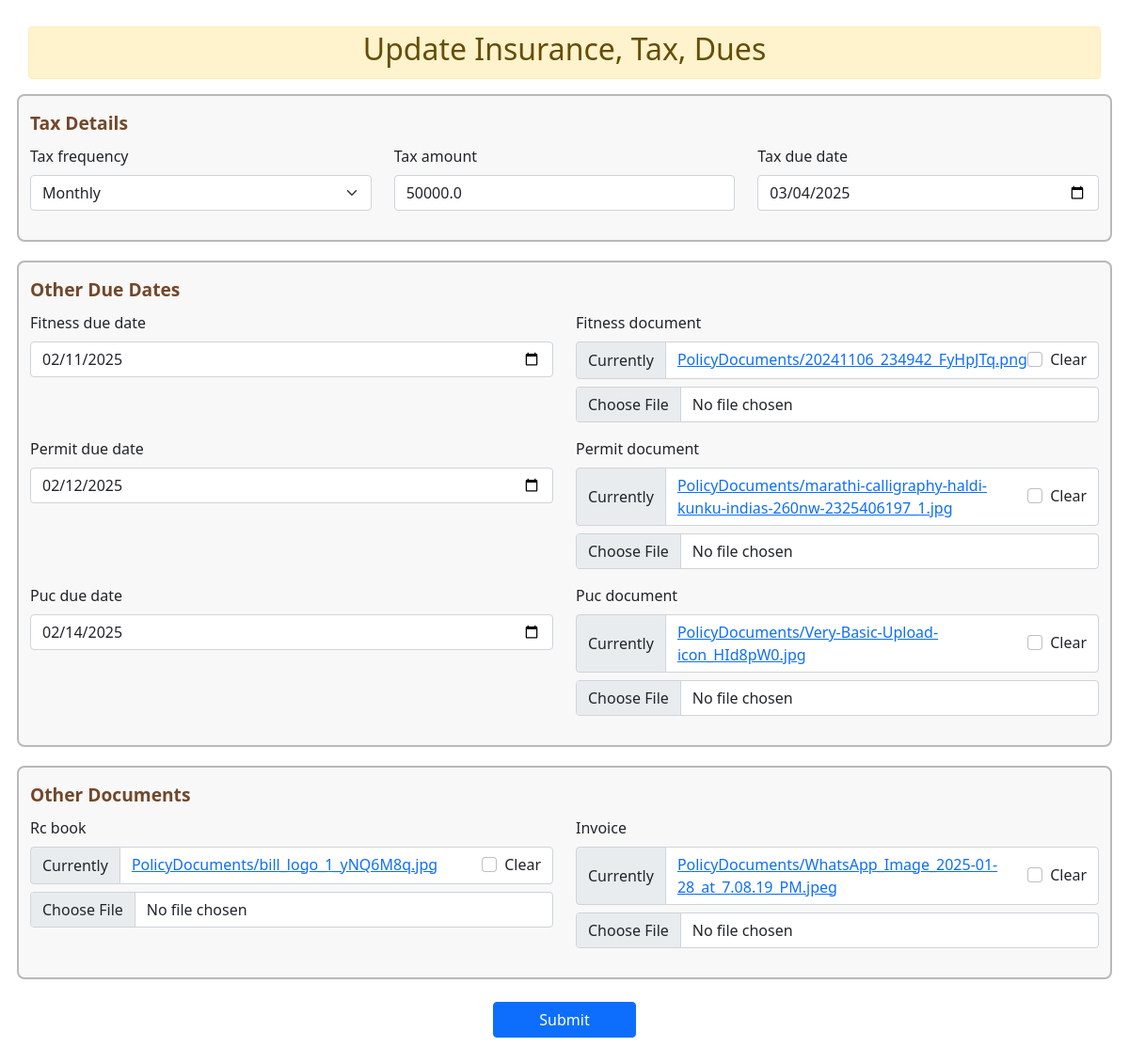
/finance/update_other_dues/1, run on an earlier commit of the app's database.
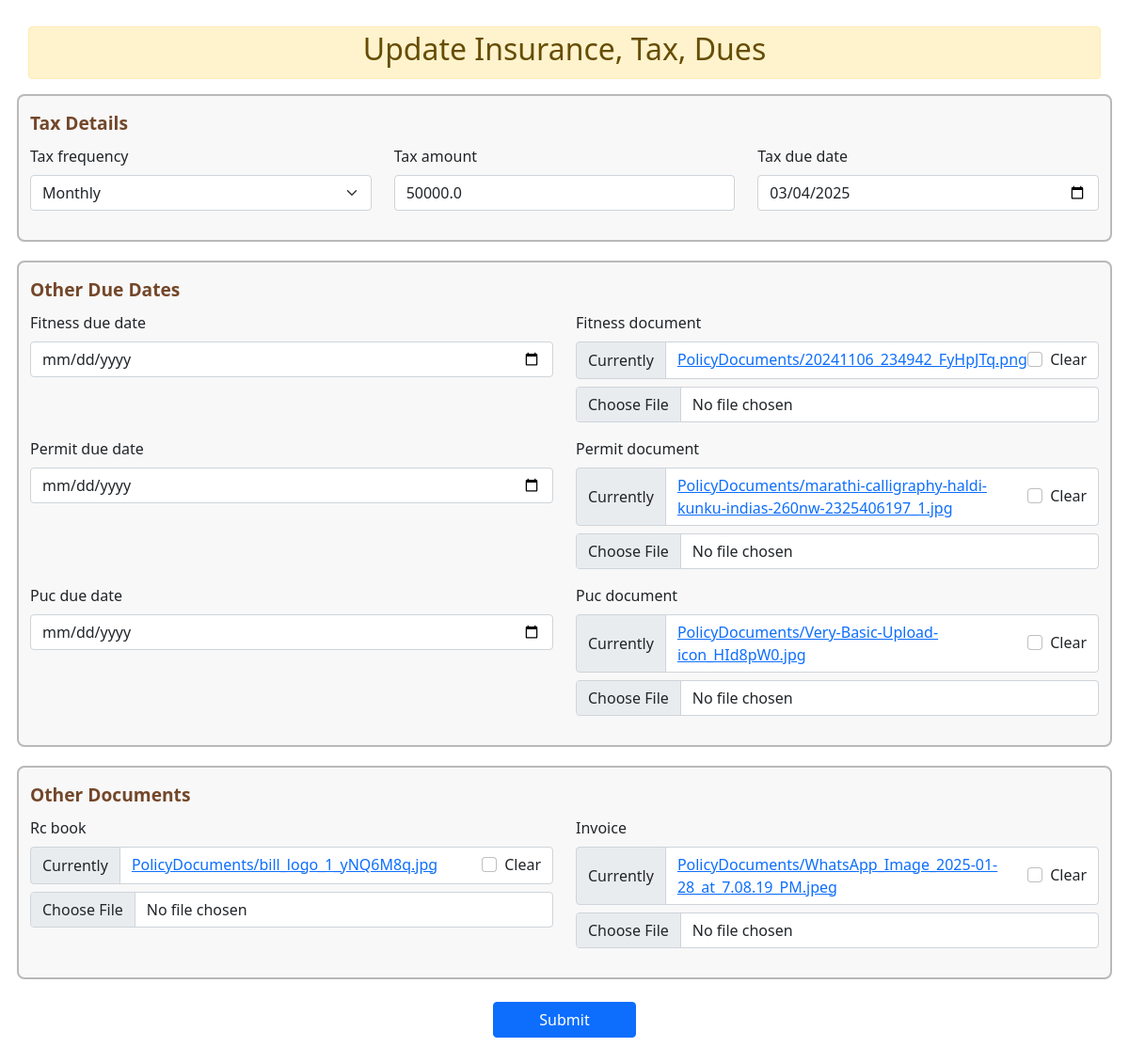
And on a later commit of the database.
### ERP_Admin/models.py (models this page shows)
class OtherDues(models.Model):
    vehicle = models.ForeignKey(Vehicle, on_delete=models.CASCADE)
    tax_frequency = models.CharField(max_length=255, choices=FREQUENCY_CHOICES,null=True, blank=True)
    tax_amount = models.FloatField(null=True, blank=True)
    tax_due_date = models.DateField(null=True, blank=True)
    fitness_due_date = models.DateField(null=True,blank=True)
    permit_due_date = models.DateField(null=True,blank=True)
    puc_due_date = models.DateField(null=True,blank=True)
    fitness_document=models.ImageField(upload_to="PolicyDocuments", max_length=None, null=True, blank=True)
    permit_document=models.ImageField(upload_to="PolicyDocuments", max_length=None, null=True, blank=True)
    puc_document=models.ImageField(upload_to="PolicyDocuments", max_length=None, null=True, blank=True)
    rc_book=models.ImageField(upload_to="PolicyDocuments", max_length=None, null=True, blank=True)
    invoice=models.ImageField(upload_to="PolicyDocuments", max_length=None, null=True, blank=True)

### ERP_Finance/views.py (the view)
# urls.py: path('update_other_dues/<int:id>', views.update_other_dues, name='finance_update_other_dues'),
def update_other_dues(request, id):
    vehicle = get_object_or_404(OtherDues, id=id)  # Safely retrieve the Driver instance or return a 404 error
    if request.method == 'POST':
        form = OtherDuesForm(request.POST, request.FILES, instance=vehicle)  # Populate the form with the instance data
        if form.is_valid():
            form.save()
            messages.success(request, 'Record Updated Successfully.')
    else:
        form = OtherDuesForm(instance=vehicle)  # Populate the form with the existing driver data on GET request
    return render(request, 'finance_update_other_dues.html', {'form': form,'data':vehicle})

### ERP_Finance/forms.py (shortened to what this page needs)
class OtherDuesForm(forms.ModelForm):
    class Meta:
        model =  OtherDues
        fields = [
            'tax_frequency',
            'tax_amount',
            'tax_due_date',
            'fitness_due_date',
            'permit_due_date',
            'puc_due_date',
            'puc_document',
            'permit_document',
            'fitness_document',
            'rc_book',
            'invoice'
        ]
        widgets = {
            'tax_due_date': forms.DateInput(attrs={'type': 'date'}),
            'fitness_due_date': forms.DateInput(attrs={'type': 'date'}),
            'permit_due_date': forms.DateInput(attrs={'type': 'date'}),
            'puc_due_date': forms.DateInput(attrs={'type': 'date'}),
        }

### ERP_Finance/templates/finance_update_other_dues.html (shortened to what this page needs)
{% extends "base_window.html" %}
{% load crispy_forms_tags %}
{% block content %}
<main id="main" class="main">
    <section class="section dashboard">
        <div class="container-fluid mb-3 form-header p-3">
            <div class="row p-1 rounded" >
                <div class="col-sm-12">
                    <div class="alert alert-warning text-center mt-2 p-1">
                        <h2>Update Insurance, Tax, Dues</h2>
                    </div>
                   <form method="POST" enctype="multipart/form-data"  > {% csrf_token %}
                        <div class="row  mt-1">
                            <fieldset>
                                <legend>Tax Details</legend>
                                <div class="row">
                                    <div class="col-sm-4">
                                        {{ form.tax_frequency|as_crispy_field }}
                                    </div>
                                    <div class="col-sm-4">
                                        {{ form.tax_amount|as_crispy_field }}
                                    </div>
                                    <div class="col-sm-4">
                                        {{ form.tax_due_date|as_crispy_field }}
                                    </div>
                                </div>
                            </fieldset>
                            <fieldset>
                                <legend>Other Due Dates</legend>
                                <div class="row">
                                    <div class="col-sm-6">
                                        {{ form.fitness_due_date|as_crispy_field }}
                                    </div>
                                    <div class="col-sm-6">
                                        {{ form.fitness_document|as_crispy_field }}
                                    </div>
                                    <div class="col-sm-6">
                                        {{ form.permit_due_date|as_crispy_field }}
                                    </div>
                                    <div class="col-sm-6">
                                        {{ form.permit_document|as_crispy_field }}
                                    </div>
                                    <div class="col-sm-6">
                                        {{ form.puc_due_date|as_crispy_field }}
                                    </div>
                                    <div class="col-sm-6">
                                        {{ form.puc_document|as_crispy_field }}
                                    </div>
                                </div>
                            </fieldset>
                            <fieldset>
                                <legend>Other Documents</legend>
                                <div class="row">
                                    <div class="col-sm-6">
                                        {{ form.rc_book|as_crispy_field }}
                                    </div>
                                    <div class="col-sm-6">
                                        {{ form.invoice|as_crispy_field }}
                                    </div>
                                </div>
                            </fieldset>
                        </div>
                        <center><button type="submit" class="btn btn-primary mt-1 px-5">Submit</button></center>
                    </form>
                </div>
            </div>
        </div>
    </section>
</main>
{% endblock content %}

What changed in the data, as far as the page shows it:
changed OtherDues "Monthly": fitness_due_date "02/11/2025" → (not shown); permit_due_date "02/12/2025" → (not shown); puc_due_date "02/14/2025" → (not shown)
